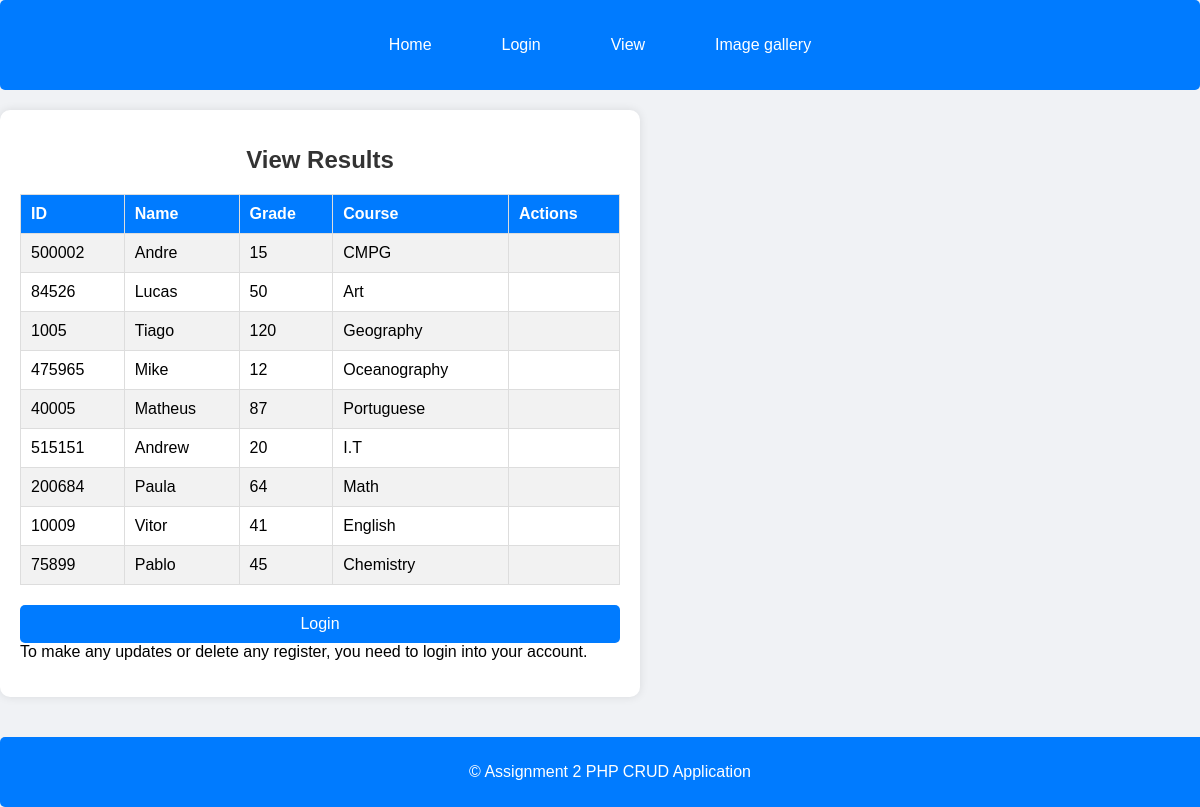
/view_result.php, run on the app's committed database.
### tables this page shows
CREATE TABLE `students_detailed` (
  `name` varchar(30) NOT NULL,
  `id` int(30) NOT NULL,
  `course` varchar(30) NOT NULL,
  `grade` int(30) NOT NULL,
  `image` varchar(255) DEFAULT NULL
);

### view_result.php (the view, shortened to what this page needs)
<?php
include 'database.php';
$query = "SELECT * FROM students_detailed";
$result = $conn->query($query);
?>
<!DOCTYPE html>
<html lang="en">
<head>
    <link rel="stylesheet" href="css/style.css">
</head>
<body>
    <?php include './inc/header.php'; ?>
    <div class="container">
        <h1>View Results</h1>
        <table>
            <tr>
                <th>ID</th>
                <th>Name</th>
                <th>Grade</th>
                <th>Course</th>
                <th>Actions</th>
            </tr>
            <?php while ($row = $result->fetch_assoc()): ?>
            <tr>
                <td><?php echo $row['id']; ?></td>
                <td><?php echo $row['name']; ?></td>
                <td><?php echo $row['grade']; ?></td>
                <td><?php echo $row['course']; ?></td>
                <td>
                </td>
            </tr>
            <?php endwhile; ?>
        </table>
        <?php if (!isset($_SESSION['loggedin'])): ?>
            <p><a href="login.php" class="button-link">Login</a> To make any updates or delete any register, you need to login into your account.</p>
        <?php else: ?>
            <p><a href="logout.php" class="button-link">Logout</a></p>
        <?php endif; ?>
    </div>
    <?php include './inc/footer.php'; ?>
</body>
</html>

### inc/header.php
<!DOCTYPE html>
<html>
<head>
    <link rel="stylesheet" type="text/css" href="css/style.css">
</head>
<body>
    <header>
        <nav>
            <ul>
                <li><a href="index.php">Home</a></li>
                <?php if (isset($_SESSION['user_id'])): ?>
                    <li><a href="logout.php">Logout</a></li>
                <?php else: ?>
                    <li><a href="login.php">Login</a></li>
                    <li><a href="view_result.php">View</a></li>
                    <li><a href="gallery.php">Image gallery</a></li>
                <?php endif; ?>
            </ul>
        </nav>
    </header>

### inc/footer.php
<footer>
    <p>&copy; Assignment 2 PHP CRUD Application</p>
</footer>
</body>
</html>

### css/style.css (style rules this page uses)
body { font-family: Arial, sans-serif; background-color: #f0f2f5; display: flex; flex-direction: column; min-height: 100vh; margin: 0; }
header nav { background-color: #007BFF; padding: 10px; border-radius: 5px; margin-bottom: 20px; }
header nav ul { list-style-type: none; padding: 0; display: flex; justify-content: center; }
header nav ul li { margin: 0 15px; }
header nav ul li a { color: white; text-decoration: none; padding: 10px 20px; display: block; }
.container { width: 100%; max-width: 600px; background-color: #fff; padding: 20px; border-radius: 10px; box-shadow: 0 0 10px rgba(0, 0, 0, 0.1); margin-bottom: 20px; flex: 1; }
h1 { text-align: center; color: #333; margin-bottom: 20px; font-size: 24px; }
.button-link { display: inline-block; padding: 10px 20px; font-size: 16px; color: white; background-color: #007BFF; text-align: center; text-decoration: none; border-radius: 5px; transition: background-color 0.3s; width: 100%; box-sizing: border-box; text-align: center; }
footer { text-align: center; padding: 10px; background-color: #007BFF; color: white; border-radius: 5px; margin-top: 20px; width: 100%; }
table { width: 100%; border-collapse: collapse; margin-bottom: 20px; }
table th, table td { padding: 10px; border: 1px solid #ddd; text-align: left; }
table th { background-color: #007BFF; color: white; }
table tr:nth-child(even) { background-color: #f2f2f2; }

### data on the page
students_detailed: id "500002", name "Andre", grade "15", course "CMPG"
students_detailed: id "84526", name "Lucas", grade "50", course "Art"
students_detailed: id "1005", name "Tiago", grade "120", course "Geography"
students_detailed: id "475965", name "Mike", grade "12", course "Oceanography"
students_detailed: id "40005", name "Matheus", grade "87", course "Portuguese"
students_detailed: id "515151", name "Andrew", grade "20", course "I.T"
students_detailed: id "200684", name "Paula", grade "64", course "Math"
students_detailed: id "10009", name "Vitor", grade "41", course "English"
students_detailed: id "75899", name "Pablo", grade "45", course "Chemistry"
